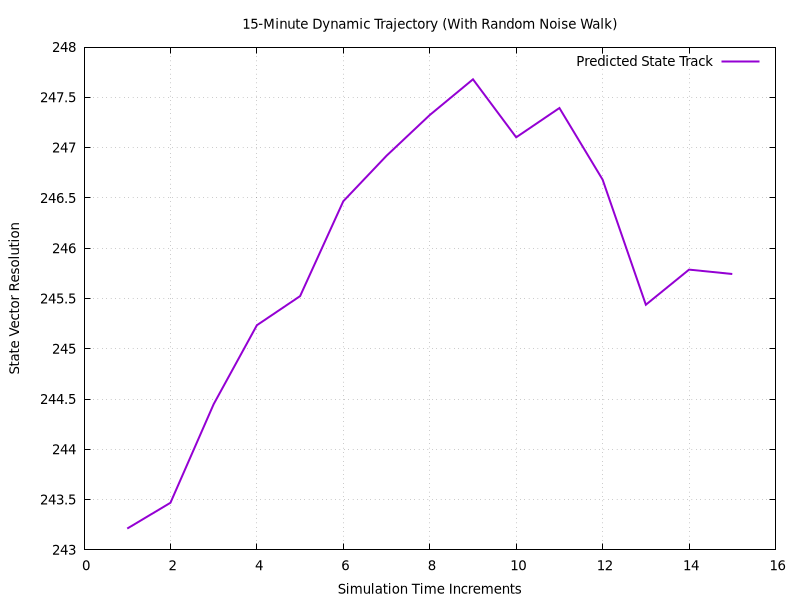

Recreate this plot in gnuplot.
set datafile separator ','
set term pngcairo size 800,600 font 'Arial,10'
set output 'independent/live_prediction0013.csv.png'
set title '15-Minute Dynamic Trajectory (With Random Noise Walk)'
set xlabel 'Simulation Time Increments'
set ylabel 'State Vector Resolution'
set grid
plot 'independent/live_prediction0013.csv' using 1:2 with lines lw 2 title 'Predicted State Track'
